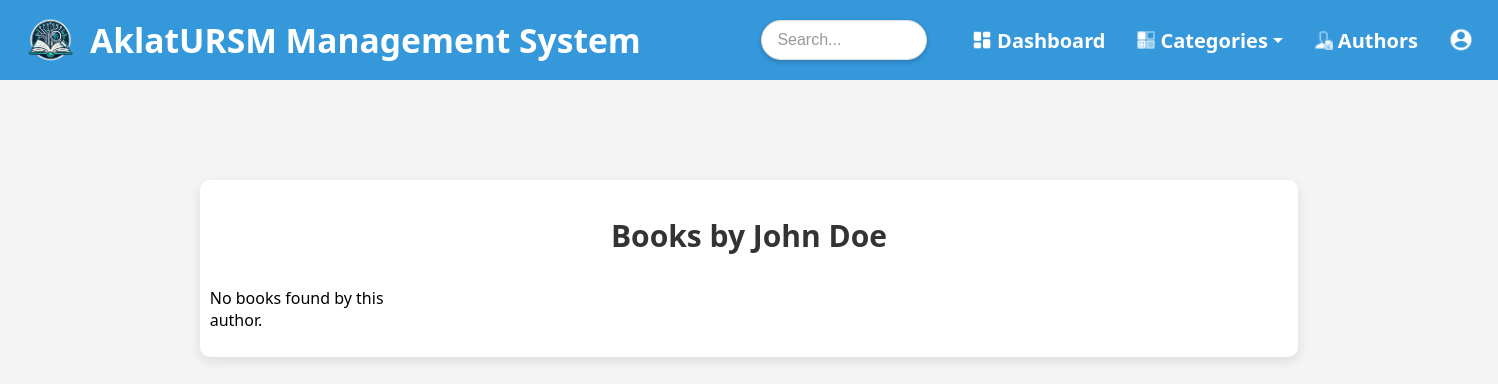
Page /pages/author_detail.php?author=John+Doe on the earlier database version.
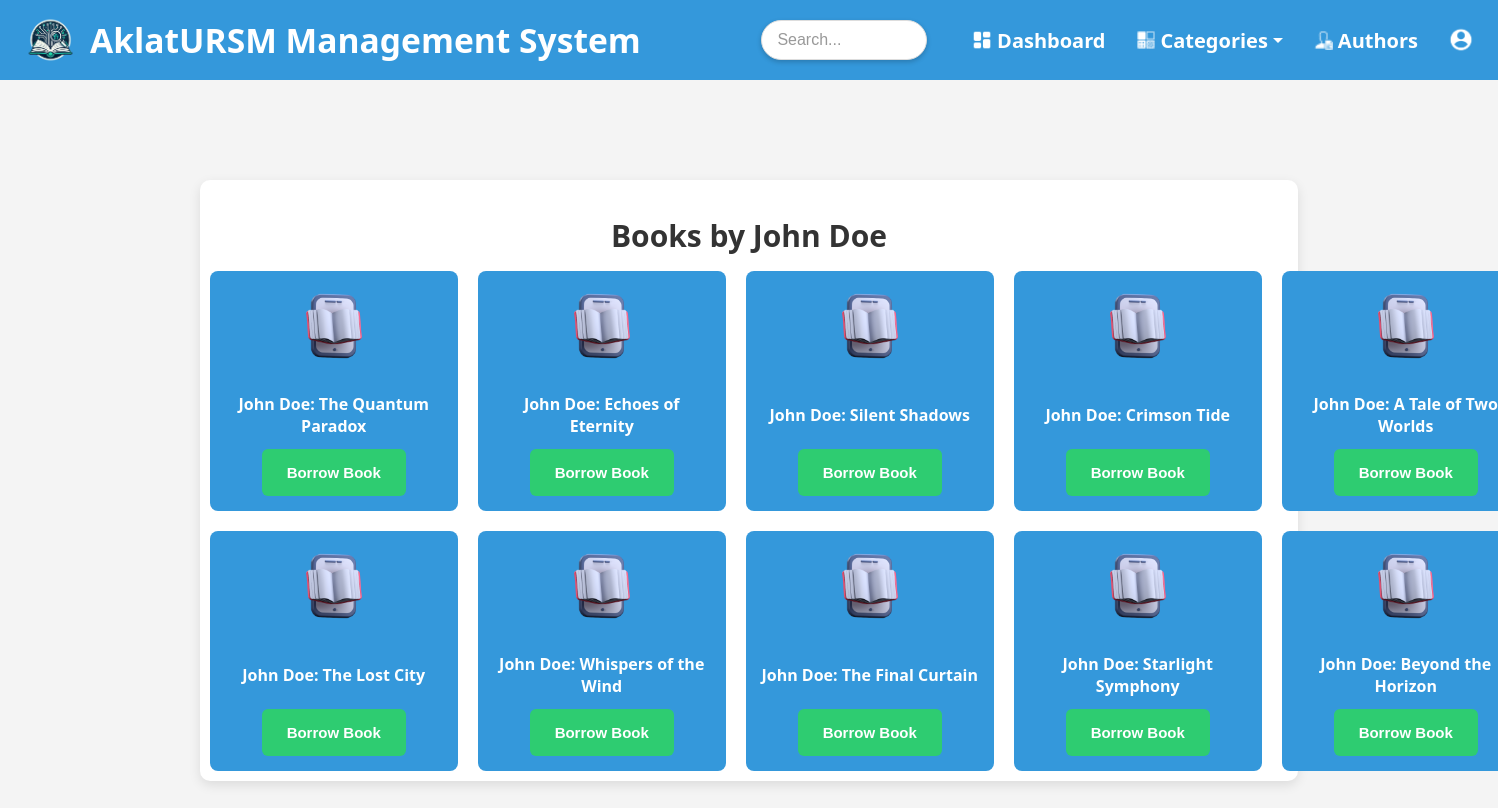
Same page on the later database version.
### tables this page shows
CREATE TABLE `author_books` (
  `id` int(11) NOT NULL,
  `title` varchar(255) NOT NULL,
  `author` varchar(255) NOT NULL,
  `subject` varchar(255) DEFAULT NULL,
  `publication_year` int(11) DEFAULT NULL,
  `date_added` datetime NOT NULL DEFAULT current_timestamp(),
  `quantity` int(11) NOT NULL,
  `Available` int(11) NOT NULL DEFAULT 5
);

### pages/author_detail.php (the view, shortened to what this page needs)
<?php
include '../validate/db.php';
if (isset($_GET['author'])) {
    $author = urldecode($_GET['author']);
    $sql = "SELECT * FROM author_books WHERE author = ?";
    $stmt = $conn->prepare($sql);
    $stmt->bind_param("s", $author);
    $stmt->execute();
    $result = $stmt->get_result();
    $books = [];
    if ($result && $result->num_rows > 0) {
        while ($row = $result->fetch_assoc()) {
            $books[] = $row;
        }
    }
} else {
    echo "Author not specified.";
    exit;
}
?>
<!DOCTYPE html>
<html lang="en">
<head>
</head>
<body>
<header>
    <div class="header-left">
        <img src="../img/LMS_logo.png" alt="Library Logo" class="logo">
        <span class="system-title">AklatURSM Management System</span>
    </div>
    <div class="search-container">
        <input type="text" class="search-bar" placeholder="Search..." id="search-input" onkeyup="showSuggestions(this.value)">
    </div>
    <div class="nav-links">
        <ul>
            <li>
                <img src="dashboard-icon.png" alt="Dashboard Icon" class="nav-icon">
                <a href="dashboard.php">Dashboard</a>
            </li>
            <li class="dropdown">
                <img src="categories-icon.png" alt="Categories Icon" class="nav-icon">
                <a href="categories.php">Categories <span class="down-arrow"></span></a>
            </li>
            <li>
                <img src="authors-icon.png" alt="Authors Icon" class="nav-icon">
                <a href="Authors.php">Authors</a>
            </li>
            <li>
                <a href="profile_account.php" class="account-icon-link">
                    <img src="account-icon.png" alt="Account Icon" class="nav-icon">
                </a>
            </li>
        </ul>
    </div>
</header>
<div class="container">
    <section class="book-section">
        <h2 style="font-size: 30px;">Books by <?php echo htmlspecialchars($author); ?></h2>
        <div class="book-grid">
        <?php
if (!empty($books)) {
    foreach ($books as $book) {
        echo '<div class="book-item">';
        echo '<img src="authorbook-icon.png" alt="Book Icon" class="book-icon">';
        echo '<p class="book-title">' . htmlspecialchars($book['title']) . '</p>';
        echo '<form action="transaction.php" method="get">';
        echo '<button type="submit" class="borrow-btn">Borrow Book</button>';
        echo '</form>';
        echo '</div>';
    }
} else {
    echo "<p>No books found by this author.</p>";
}
?>
        </div>
    </section>
</div>
</body>
</html>

### pages/author_detail.php (style rules this page uses)
body { font-family: 'Segoe UI', Tahoma, Geneva, Verdana, sans-serif; margin: 0; padding: 0; background-color: #f4f4f4; display: flex; flex-direction: column; min-height: 100vh; }
.container { width: 72%; margin: 100px auto; background-color: #fff; padding: 10px; border-radius: 10px; box-shadow: 0 4px 12px rgba(0, 0, 0, 0.1); }
header { background-color: #3498db; color: white; display: flex; align-items: center; justify-content: space-between; padding: 10px 20px; border-radius: 0; }
.header-left { display: flex; align-items: center; }
.logo { width: 60px; margin-right: 10px; }
.system-title { font-size: 2.1em; font-weight: 600; white-space: nowrap; }
.search-container { display: flex; align-items: center; flex-grow: 1; justify-content: flex-end; position: relative; }
.search-bar { width: 55%; padding: 10px 15px; border: 1px solid #ddd; border-radius: 25px; box-sizing: border-box; font-size: 16px; margin-right: 15px; background-color: white; color: black; outline: none; box-shadow: 0 2px 5px rgba(0, 0, 0, 0.2); }
.search-bar::placeholder { color: #999; }
.nav-links { display: flex; align-items: center; }
.nav-links ul { display: flex; align-items: center; list-style-type: none; margin: 0; padding: 0; }
.nav-links ul li { display: flex; align-items: center; margin-left: 30px; }
.nav-icon { width: 20px; height: 20px; margin-right: 5px; }
.nav-links ul li a { display: flex; align-items: center; text-decoration: none; color: white; font-weight: 600; font-size: 20px; transition: color 0.3s ease; position: relative; z-index: 3; }
.book-section { margin-top: 20px; }
.book-section h2 { margin-bottom: 15px; color: #333; font-size: 30px; font-weight: 600; text-align: center; }
.book-grid { display: grid; grid-template-columns: repeat(5, 1fr); gap: 20px; justify-items: center; }
.book-item { background-color: #3498db; color: white; padding: 15px; border-radius: 8px; text-align: center; transition: transform 0.3s ease, box-shadow 0.3s ease; width: 218px; height: 210px; display: flex; flex-direction: column; justify-content: space-between; align-items: center; }
.book-icon { width: 80px; height: 80px; margin-bottom: 10px; }
.book-title { margin-bottom: 10px; font-size: 16px; font-weight: 600; }
.borrow-btn { background-color: #2ecc71; color: white; padding: 15px 25px; border: none; border-radius: 6px; cursor: pointer; font-size: 15px; font-weight: 600; transition: background-color 0.3s ease; text-decoration: none; }
.dropdown { position: relative; display: inline-block; }
.down-arrow { display: inline-block; width: 0; height: 0; border-left: 5px solid transparent; border-right: 5px solid transparent; border-top: 5px solid white; margin-left: 5px; }
.account-icon-link { padding: 0; justify-content: center; display: flex; align-items: center; width: 30px; height: 30px; }
.account-icon-link::before { content: ""; }
.account-icon-link img { width: 30px; height: 30px; }

Differences in the rows shown:
added author_books: title "John Doe: The Quantum Paradox"
added author_books: title "John Doe: Echoes of Eternity"
added author_books: title "John Doe: Silent Shadows"
added author_books: title "John Doe: Crimson Tide"
added author_books: title "John Doe: A Tale of Two Worlds"
added author_books: title "John Doe: The Lost City"
added author_books: title "John Doe: Whispers of the Wind"
added author_books: title "John Doe: The Final Curtain"
added author_books: title "John Doe: Starlight Symphony"
added author_books: title "John Doe: Beyond the Horizon"
Other differences:
text no longer shown: "No books found by this author."
